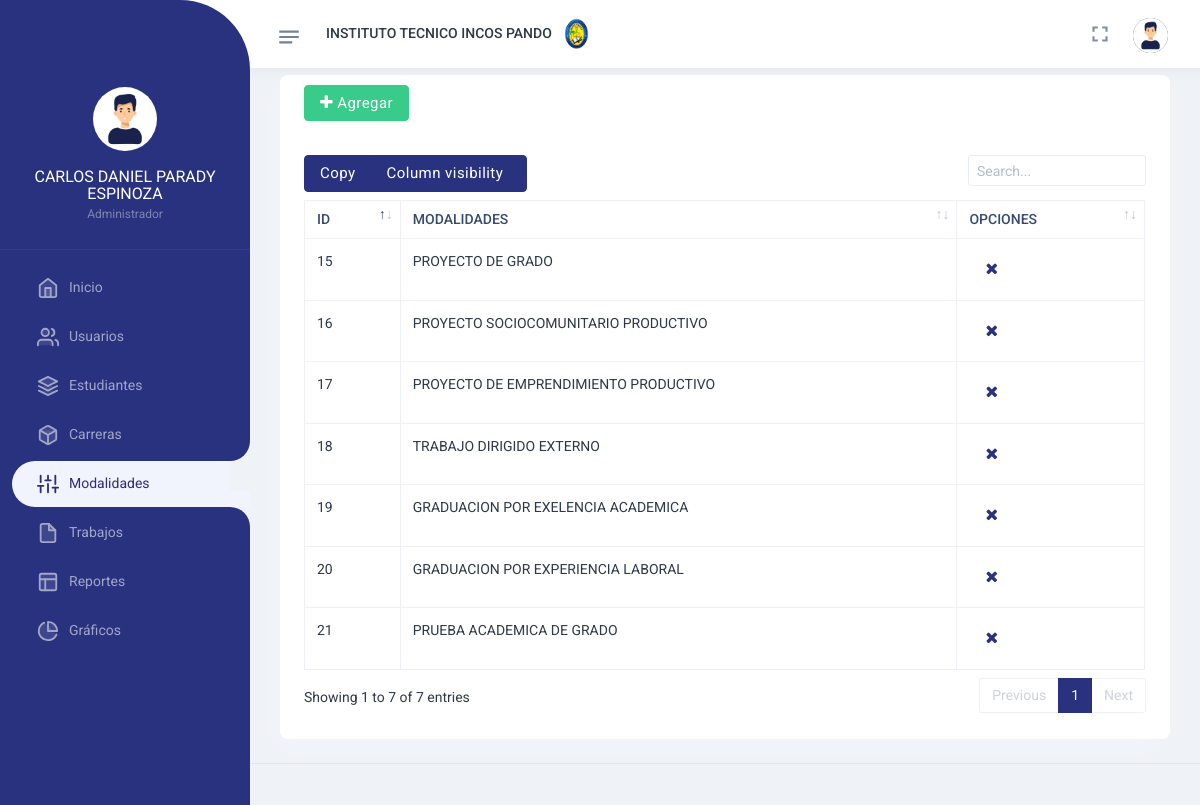
Screenshot of /admin/modalidades.php (signed in) with the database file from the repository.
### tables this page shows
CREATE TABLE `modalidad` (
  `id` int(11) NOT NULL,
  `nombre` varchar(100) NOT NULL
);

### admin/modalidades.php (the view, shortened to what this page needs)
<?php
include('db.php');
if (isset($_SESSION['login']) && $_SESSION['rol']=='admin') {
?>
<!DOCTYPE html>
<html lang="en" dir="ltr">
	<head>
		<?php include('css.php'); ?>
	</head>
	<body class="app sidebar-mini">
		<div class="page">
			<div class="page-main">
					<?php include('aside.php'); ?>
				<div class="app-content">
					<div class="side-app">
						<?php include('header.php'); ?>
						<div class="row">
							<div class="col-12">
								<div class="card">
									<div class="card-header pt-2">
										<div class="card-title">
											<button class="btn btn-success" data-target="#modalcrud" data-toggle="modal">
												<i class="fa fa-plus"></i> Agregar
											</button>
										</div>
									</div>
									<div class="card-body">
										<div class="">
											<div class="table-responsive">
												<table id="example" class="table table-bordered text-nowrap key-buttons">
													<thead>
														<tr>
															<th class="border-bottom-0">ID</th>
															<th class="border-bottom-0">Modalidades</th>
															<th class="border-bottom-0">Opciones</th>
														</tr>
													</thead>
													<tbody>
												<?php foreach($mbd->query("SELECT * from modalidad") as $fila) { ?>
														<tr>
															<td><?php echo $fila['id']; ?></td>
															<td><?php echo $fila['nombre']; ?></td>
															<td>
						<a class="btn btn-link" href="elim_modalidad.php?id=<?php echo $fila['id']; ?>" onclick="return confirm('¿Seguro que desea ELIMINAR. ?')">
							<i class="fa fa-remove"></i>
						</a>
															</td>
														</tr>
												<?php } ?>
													</tbody>
												</table>
											</div>
										</div>
									</div>
								</div>
							</div>
						</div>
					</div>
				</div>
			</div>
				<?php include('footer.php'); ?>
		</div>
	</body>
</html>
<?php }else{ header('location:login.php'); } ?>

### assets/css/sidemenu.css (style rules this page uses)
.app-content { min-height: calc(100vh - 50px); margin-bottom: 0 !important; -webkit-transition: margin-left 0.3s ease; -o-transition: margin-left 0.3s ease; transition: margin-left 0.3s ease; overflow: hidden; }
.app-content .side-app { padding: 75px 30px 0 30px; }
@media (min-width: 768px) { .app-content { margin-left: 250px; } }

### rows the page displays
modalidad: id "15", nombre "PROYECTO DE GRADO"
modalidad: id "16", nombre "PROYECTO SOCIOCOMUNITARIO PRODUCTIVO"
modalidad: id "17", nombre "PROYECTO DE EMPRENDIMIENTO PRODUCTIVO"
modalidad: id "18", nombre "TRABAJO DIRIGIDO EXTERNO"
modalidad: id "19", nombre "GRADUACION POR EXELENCIA ACADEMICA"
modalidad: id "20", nombre "GRADUACION POR EXPERIENCIA LABORAL"
modalidad: id "21", nombre "PRUEBA ACADEMICA DE GRADO"

### other values shown
$_SESSION['nombres'] "CARLOS DANIEL PARADY ESPINOZA"
